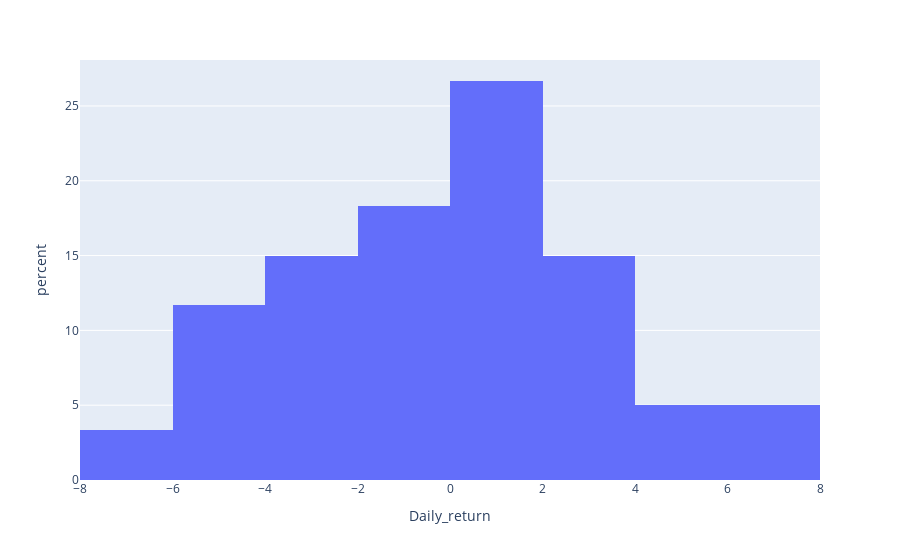

The notebook cell saved with this chart:
### Code cell
dfig = go.Figure()
px.histogram(df.head(60), x="Daily_return",histnorm='percent')

### Figure 1 — Plotly figure (JSON) as saved in the notebook; plotly's stock layout.template omitted (floating-point values rounded to 4 significant figures)
{"data": [{"alignmentgroup": "True", "bingroup": "x", "histnorm": "percent", "hovertemplate": "Daily_return=%{x}<br>percent=%{y}<extra></extra>", "legendgroup": "", "marker": {"color": "#636efa"}, "name": "", "offsetgroup": "", "orientation": "v", "showlegend": false, "type": "histogram", "x": [-2.203, 0.4505, 2.018, 1.758, -2.376, -4.425, -0.6944, -4.429, -6.341, -1.302, -1.055, -1.867, 2.174, 2.128, 2.083, 0.5102, -0.5076, -3.571, 0, 1.587, 0.5208, -3.109, -0.8021, 0.2695, 0.5376, -1.872, 3.542, 0.7895, -0.2611, -3.927, 0.8174, -0.8108, 2.452, -1.064, 0.5376, -0.5348, 0.8065, -3.2, -4.132, 5.172, -3.825, 2.273, -4.722, -6.122, 4.969, -5.03, 7.477, 4.928, 6.906, 3.101, 0.2506, -5.0, 1.053, 7.292, 2.427, -4.739, -2.985, 1.538, 1.515, -3.483], "xaxis": "x", "yaxis": "y"}], "layout": {"barmode": "relative", "legend": {"tracegroupgap": 0}, "margin": {"t": 60}, "xaxis": {"anchor": "y", "domain": [0, 1], "title": {"text": "Daily_return"}}, "yaxis": {"anchor": "x", "domain": [0, 1], "title": {"text": "percent"}}}}
